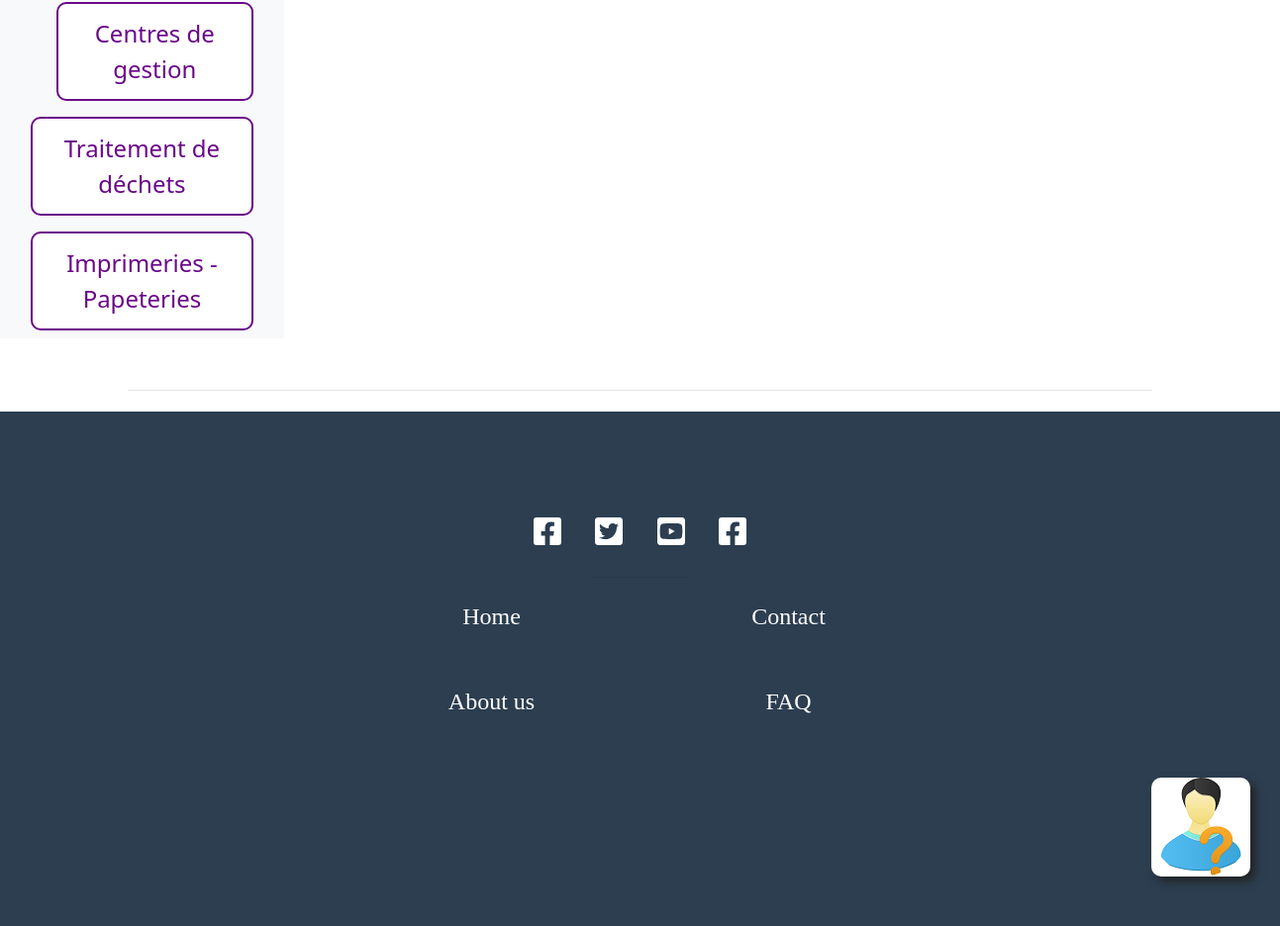
Before: /pre (lower part) with the older database file.
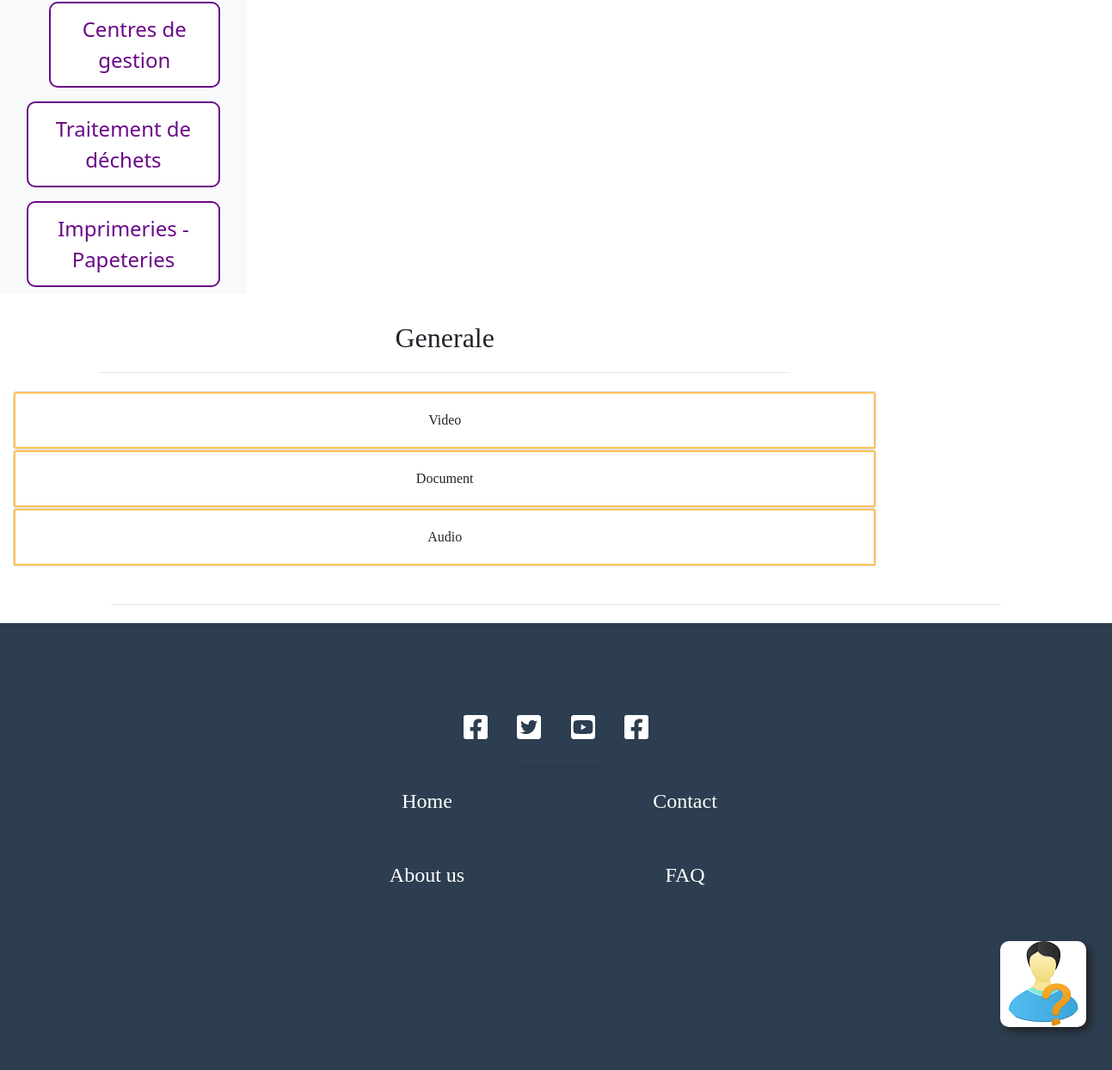
After: the same page with the newer database file.
### odcoapp/models.py (models this page shows, shortened)
class Secteur(models.Model):
    namefr = models.CharField(max_length=50)
    namear = models.CharField(max_length=50)

### odcoapp/views.py (the view)
# urls.py: path(r'pre', Pre, name="Pre"),
def Pre(request):
    video = Video.objects.filter(pre_post__namefr="pre_creation")
    pre = Assistance.objects.filter(pre_post__namefr="pre_creation")
    sect = Secteur.objects.all()
    doc = Doc.objects.filter(pre_post__namefr="pre_creation")
    audio = Audio.objects.filter(pre_post__namefr="pre_creation",langue="fr")
    return render(request, 'pre.html', {"pre": pre, "sect": sect, "video": video, "doc": doc, "audio": audio})

### odcoapp/templates/pre.html (shortened to what the changed rows need)
{% load static %}
{% load pwa %}
{% block content %}
<html lang="en" class="fontawesome-i2svg-active fontawesome-i2svg-complete">
<head>
		<link rel="stylesheet" href="https://cdnjs.cloudflare.com/ajax/libs/font-awesome/5.13.0/css/all.min.css">
		<link rel="stylesheet" href="https://maxcdn.bootstrapcdn.com/bootstrap/4.4.1/css/bootstrap.min.css">
</head>
<body translate="no">
<div class="F-C-wrapper">
    <div class="item flex-contenue">
        <div class="col pt-2">
            {% for s in sect %}
            {% if s.namefr == "Generale" %}
            <div id="Generale">
                {% else %}
                <div id="{{s.namefr}}" style="display: none;">
                    {% endif %}
                    <br>
                    <center><h2>{{s.namefr}}</h2></center>
                    <center>
                        <hr style="width: 80%;"/>
                    </center>
                    <div id="accordion{{s.namefr}}">
                        <div class="card">
                            <div class="card-header" id="headingvideo{{s.namefr}}">
                                <h5 class="mb-0 text-center">
                                    <button class="btn  collapsed " data-toggle="collapse"
                                            data-target="#collapsevideo{{s.namefr}}" aria-expanded="false"
                                            aria-controls="collapsevideo{{s.namefr}}">
                                        Video
                                    </button>
                                </h5>
                            </div>
                        </div>
                        <div class="card">
                            <div class="card-header" id="headingdoc">
                                <h5 class="mb-0 text-center">
                                    <button class="btn  collapsed " data-toggle="collapse"
                                            data-target="#collapsedoc{{s.namefr}}" aria-expanded="false"
                                            aria-controls="collapsedoc{{s.namefr}}">
                                        Document
                                    </button>
                                </h5>
                            </div>
                        </div>
                        <div class="card">
                            <div class="card-header" id="headingaudio">
                                <h5 class="mb-0 text-center">
                                    <button class="btn  collapsed " data-toggle="collapse"
                                            data-target="#collapseaudio{{s.namefr}}" aria-expanded="false"
                                            aria-controls="collapseaudio{{s.namefr}}">
                                        Audio
                                    </button>
                                </h5>
                            </div>
                        </div>
                    </div>
                </div>
                {% endfor %}
            </div>
        </div>
    </div>
    <br/>
</body>
</html>
{% endblock %}

Changed rows visible on the page:
now on this page (row edited): Secteur: namefr "Generale"
